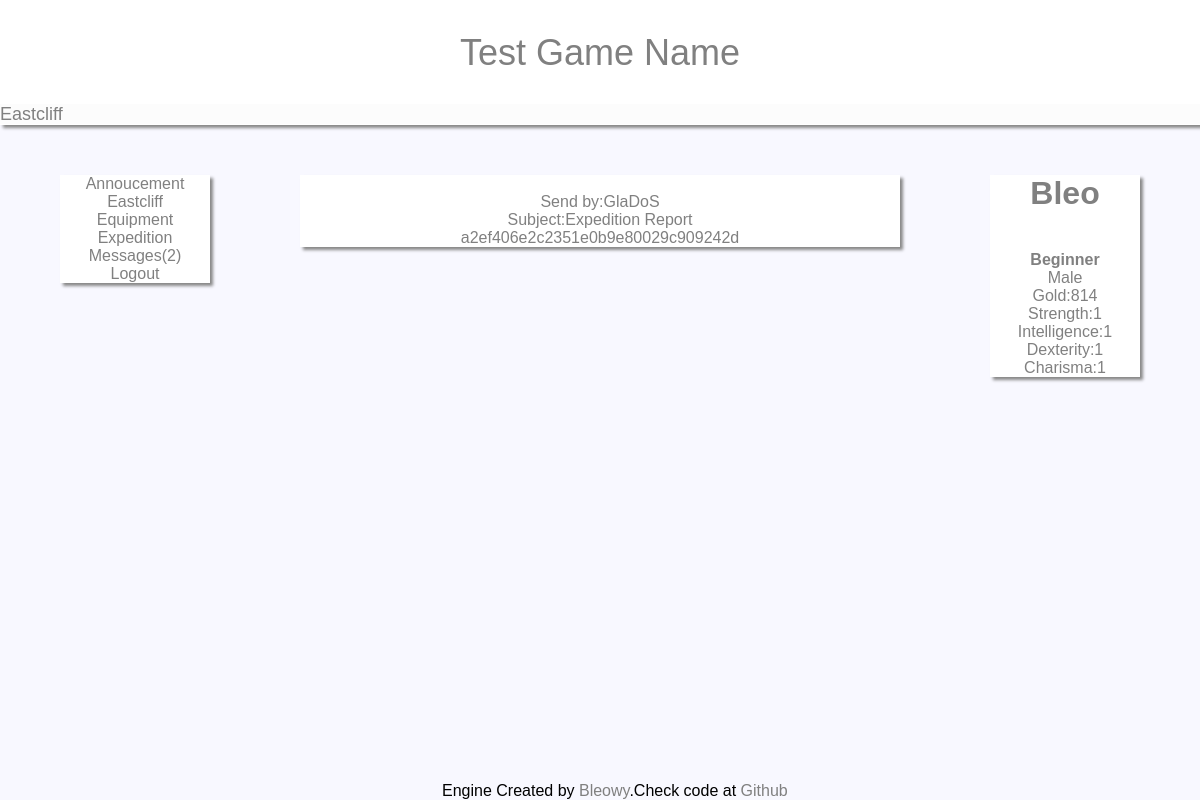
Page /messagesRead.php?id=2 (signed in) on the committed database.
### tables this page shows
CREATE TABLE IF NOT EXISTS `game_city` (
`id` int(11) NOT NULL,
  `city_name` varchar(32) NOT NULL,
  `city_text` text NOT NULL,
  `city_weather` varchar(32) NOT NULL DEFAULT 'Sunny',
  `city_weapons` int(11) NOT NULL,
  `city_armors` int(11) NOT NULL
);

CREATE TABLE IF NOT EXISTS `users_messages` (
`id` int(11) NOT NULL,
  `messages_userId` int(11) NOT NULL,
  `messages_by` int(11) NOT NULL,
  `messages_subject` varchar(64) NOT NULL,
  `messages_text` text NOT NULL,
  `messages_readStatus` int(11) NOT NULL DEFAULT '0'
);

CREATE TABLE IF NOT EXISTS `users_accounts` (
`id` int(11) NOT NULL,
  `user_login` varchar(32) NOT NULL,
  `user_password` varchar(32) NOT NULL,
  `user_email` varchar(64) NOT NULL,
  `user_gender` varchar(16) NOT NULL,
  `user_class` varchar(32) NOT NULL DEFAULT 'Beginner',
  `user_gold` int(11) NOT NULL DEFAULT '25',
  `user_city` int(11) NOT NULL DEFAULT '1',
  `user_lastlogin` datetime NOT NULL,
  `user_accountlevel` int(11) NOT NULL DEFAULT '0'
);

CREATE TABLE IF NOT EXISTS `users_stats` (
`id` int(11) NOT NULL,
  `user_str` int(11) NOT NULL DEFAULT '1',
  `user_know` int(11) NOT NULL DEFAULT '1',
  `user_dex` int(11) NOT NULL DEFAULT '1',
  `user_charisma` int(11) NOT NULL DEFAULT '1'
);

### assets/variables.php (called while the page is built, shortened)
<?php
class Variables
{
public function userVariables($id)
{
    include('./assets/connect.php');
    $user_query = $pdo -> query("SELECT * FROM users_accounts WHERE id = '$id'");
    $user_fetch = $user_query -> fetch(PDO::FETCH_OBJ);
    $user_query_stats = $pdo -> query("SELECT * FROM users_stats WHERE id = '$id'");
    $user_fetch_stats = $user_query_stats-> fetch(PDO::FETCH_OBJ);
    $this -> user_gender = $user_fetch -> user_gender;
    $this -> user_login = $user_fetch -> user_login;
    $this -> user_class = $user_fetch -> user_class;
    $this -> user_gold = $user_fetch -> user_gold;
    $this -> user_str = $user_fetch_stats -> user_str;
    $this -> user_know = $user_fetch_stats -> user_know;
    $this -> user_charisma = $user_fetch_stats -> user_charisma;
    $this -> user_dex = $user_fetch_stats -> user_dex;
}
public function cityVariables($city_id)
{
    include('./assets/connect.php');
    $user_query = $pdo -> query("SELECT * FROM game_city WHERE id = '$city_id'");
    $user_fetch = $user_query -> fetch(PDO::FETCH_OBJ);
    $this -> city_name = $user_fetch -> city_name;
}
}
?>

### assets/menu.php (the view, shortened to what this page needs)
<?php
class menu{
    private $_playerId;
    private $_cityId;
    public function __construct($playerId,$cityId)
    {
        $this -> _playerId = $playerId;
        $this -> _cityId = $cityId;
    }
    public function countMessages()
    {
        include('./assets/connect.php');
            $count = $pdo -> prepare("SELECT count(id) AS count FROM users_messages WHERE messages_readStatus = 0 AND messages_userId = :id");
            $count -> bindValue('id',$this -> _playerId,PDO::PARAM_INT);
            $count -> execute();
            $fetch = $count -> fetch(PDO::FETCH_ASSOC);
            $this -> count = $fetch['count'];
    }
    public function showRightMenu()
    {
        include_once('./assets/variables.php');
        $user_variables = new Variables();
        $user_variables -> userVariables(($this -> _playerId));
            echo '<h1>'.$user_variables -> user_login.'</h1>';
            echo '<b><br><p1>'.$user_variables -> user_class.'</p1></b>';
            echo '<br><p1>'.$user_variables -> user_gender.'</p1>';
            echo '<br><p1>Gold:'.$user_variables -> user_gold.'</p1>';
            echo '<br><p1>Strength:'.$user_variables -> user_str.'</p1>';
            echo '<br><p1>Intelligence:'.$user_variables -> user_know.'</p1>';
            echo '<br><p1>Dexterity:'.$user_variables -> user_dex.'</p1>';
            echo '<br><p1>Charisma:'.$user_variables -> user_charisma.'</p1>';
    }
    public function showLeftMenu()
    {
        include_once('./assets/variables.php');
            $city_variables = new Variables();
            $city_variables -> cityVariables(($this -> _cityId));
            self::countMessages(($this -> _playerId));
            echo '<g><a href="/welcome.php">Annoucement</a></g>';
            echo '<br><g><a href="/city.php">'.$city_variables -> city_name.'</a></g>';
            echo '<br><g><a href="/equipment.php">Equipment</a></g>';
            echo '<br><g><a href="/expedition.php">Expedition</a></g>';
            echo '<br><g><a href="/messages.php">Messages('.$this -> count.')</a></g>';
            echo '<br><g><a href="/logout.php">Logout</a></g>';
    }
}
?>

### messagesRead.php (shortened to what this page needs)
<?php
require_once('./assets/variables.php');
require_once('./assets/messages.php');
$userVariables = new Variables();
$userVariables -> userVariables($_SESSION['id']);
$cityVariables = new Variables();
$cityVariables -> cityVariables(($userVariables -> user_city));
$messages = new readMessage(($_SESSION['id']),($_GET['id']));
require_once('./assets/menu.php');
$menu = new menu(($_SESSION['id']),($userVariables -> user_city));
?>
<link rel="stylesheet" href="style/ingame.css"/>
<html>
    <head>
        <div class="head">
            <div id="GameName"><a href="/welcome.php">Test Game Name</a></div>
            <div id="location"></div>
            <div id="location_name"><?php echo $cityVariables -> city_name; ?></div>
        </div>
    </head>
    <body>
        <div class="left_menu">
            <div id="top_side">
                <div id="top_side_href">
                    <?php $menu -> showLeftMenu(); ?>
                </div>
            </div>
        </div>
        <div class="center_side">
            <div id="text">
                <?php
                    $messages -> permission();
                ?>
            </div>
        </div>
        <div class="right_side">
            <div id="right_top_side">
                <?php
                $menu -> showRightMenu();
                ?>
            </div>
        </div>
    </body>
<div id="footer">
        Engine Created by <a href="http://www.github.com/bleowy">Bleowy</a>.Check code at <a href="http://www.github.com/bleowy/Role-Playing-Engine">Github</a>
</div>
</html>

### assets/messages.php (shortened to what this page needs)
<?php
class player
{
	public function findUser($id)
	{
		if($id == 0)
		{
			$this -> _name = 'GlaDoS';
		}
	}
}
class readMessage extends player
{
	public function __construct($playerId,$messageId)
	{
		$this -> _messageId = $messageId;
	}
	public function fetchMsg()
	{
		include('./assets/connect.php');
			$query = $pdo -> prepare("SELECT * FROM users_messages WHERE messages_userId = :userId AND id = :msgId");
			$query -> bindValue(':userId',$this -> _playerId,PDO::PARAM_INT);
			$query -> bindValue(':msgId',$this -> _messageId,PDO::PARAM_INT);
			$query -> execute();
			if($fetchMessages = $query -> fetch(PDO::FETCH_OBJ))
			{
				$this -> _persmission = true;
				$this -> _subject = $fetchMessages -> messages_subject;
				$this -> _text = $fetchMessages -> messages_text;
			}else
			{
				$this -> _persmission = false;
			}
	}
	public function permission()
	{
		self::fetchMsg();
		if(($this -> _persmission) == true)
		{
			self::viewMsg();
		}else
		{
			self::FatalError();
			exit;
		}
	}
	public function viewMsg()
	{
		echo '<br>Send by:'.$this -> _name;
		echo '<br>Subject:'.$this -> _subject;
		echo '<br>'.$this -> _text;
	}
}
?>

### style/ingame.css (style rules this page uses)
body { background-color: ghostwhite; padding: 0; margin: 0; font-family: arial; }
.head { color: gray; width: 100%; text-align: left; height: 125px; font-size: 9px; font-family: arial; background-color: white; -moz-box-shadow: 3px 3px 3px #888; -webkit-box-shadow: 3px 3px 3px #888; box-shadow: 3px 3px 3px #888; }
#location { position: fixed; margin-top: 104px; height: 20px; background-color: whitesmoke; opacity: 0.3; width: 100%; z-index: 0; }
#location_name { position: fixed; margin-top: 104px; font-family: Arial; font-size: 18px; z-index: 1; }
#GameName { position: fixed; z-index: 1; left: 50%; font-size: 36px; top:4%; }
a:link, a:visited { color:grey; text-decoration: none; }
#top_side { position: fixed; margin-top:50px; left:5%; }
.center_side { background-color: white; width: 600px; position: fixed; left:50%; margin-top: 50px; margin-left: -300px; -moz-box-shadow: 3px 3px 3px #888; -webkit-box-shadow: 3px 3px 3px #888; box-shadow: 3px 3px 3px #888; color: gray; text-align: center; }
#top_side_href { width: 150px; background-color: white; text-align: center; background-color: white; -moz-box-shadow: 3px 3px 3px #888; -webkit-box-shadow: 3px 3px 3px #888; box-shadow: 3px 3px 3px #888; }
.right_side { float: right; position: fixed; right: 5%; }
#right_top_side { color: gray; width: 150px; background-color: white; top:5%; right:5%; margin-top: 50px; text-align: center; background-color: white; -moz-box-shadow: 3px 3px 3px #888; -webkit-box-shadow: 3px 3px 3px #888; box-shadow: 3px 3px 3px #888; }
.left_menu { float: left; }
#footer { position: fixed; bottom: 0; left:50%; margin-left: -158px; }

### rows in the picture
game_city: city_name "Eastcliff"
users_messages: messages_subject "Expedition Report", messages_text "a2ef406e2c2351e0b9e80029c909242d"
users_accounts: user_login "Bleo", user_class "Beginner", user_gender "Male", user_gold "814"
users_stats: user_str "1", user_know "1", user_dex "1", user_charisma "1"

### other values in the picture
$this -> count "2"
$this -> _name "GlaDoS"
